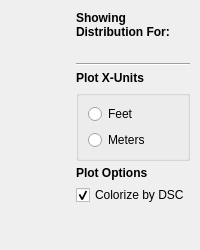
          <widget class="QWidget" name="tab_4">
           <attribute name="title">
            <string>Spatial Distribution</string>
           </attribute>
           <layout class="QHBoxLayout" name="horizontalLayout_7">
            <property name="leftMargin">
             <number>10</number>
            </property>
            <property name="rightMargin">
             <number>10</number>
            </property>
            <property name="bottomMargin">
             <number>5</number>
            </property>
            <item>
             <layout class="QVBoxLayout" name="verticalLayout_8">
              <item>
               <widget class="MplWidget" name="mplWidgetCardSpatial1" native="true">
                <property name="sizePolicy">
                 <sizepolicy hsizetype="Expanding" vsizetype="Preferred">
                  <horstretch>0</horstretch>
                  <verstretch>0</verstretch>
                 </sizepolicy>
                </property>
               </widget>
              </item>
              <item>
               <widget class="MplWidget" name="mplWidgetCardSpatial2" native="true">
                <property name="sizePolicy">
                 <sizepolicy hsizetype="Expanding" vsizetype="Preferred">
                  <horstretch>0</horstretch>
                  <verstretch>0</verstretch>
                 </sizepolicy>
                </property>
               </widget>
              </item>
             </layout>
            </item>
            <item>
             <layout class="QVBoxLayout" name="verticalLayout_7" stretch="0,0,0,0,0,0,0,0">
              <property name="spacing">
               <number>5</number>
              </property>
              <item>
               <widget class="QLabel" name="label_5">
                <property name="maximumSize">
                 <size>
                  <width>16777215</width>
                  <height>16777215</height>
                 </size>
                </property>
                <property name="font">
                 <font>
                  <weight>75</weight>
                  <bold>true</bold>
                 </font>
                </property>
                <property name="text">
                 <string>Showing Distribution For: </string>
                </property>
                <property name="wordWrap">
                 <bool>true</bool>
                </property>
               </widget>
              </item>
              <item>
               <widget class="QLabel" name="labelCardSpatialPass">
                <property name="text">
                 <string/>
                </property>
               </widget>
              </item>
              <item>
               <widget class="Line" name="line">
                <property name="orientation">
                 <enum>Qt::Horizontal</enum>
                </property>
               </widget>
              </item>
              <item>
               <widget class="QLabel" name="label_3">
                <property name="font">
                 <font>
                  <weight>75</weight>
                  <bold>true</bold>
                 </font>
                </property>
                <property name="text">
                 <string>Plot X-Units</string>
                </property>
               </widget>
              </item>
              <item>
               <widget class="QGroupBox" name="groupBox_2">
                <property name="flat">
                 <bool>false</bool>
                </property>
                <layout class="QVBoxLayout" name="verticalLayout_9">
                 <property name="topMargin">
                  <number>8</number>
                 </property>
                 <property name="bottomMargin">
                  <number>8</number>
                 </property>
                 <item>
                  <widget class="QRadioButton" name="radioButtonSpatialFt">
                   <property name="text">
                    <string>Feet</string>
                   </property>
                  </widget>
                 </item>
                 <item>
                  <widget class="QRadioButton" name="radioButtonSpatialM">
                   <property name="text">
                    <string>Meters</string>
                   </property>
                  </widget>
                 </item>
                </layout>
               </widget>
              </item>
              <item>
               <widget class="QLabel" name="label_32">
                <property name="maximumSize">
                 <size>
                  <width>16777215</width>
                  <height>16777215</height>
                 </size>
                </property>
                <property name="font">
                 <font>
                  <weight>75</weight>
                  <bold>true</bold>
                 </font>
                </property>
                <property name="text">
                 <string>Plot Options</string>
                </property>
               </widget>
              </item>
              <item>
               <widget class="QCheckBox" name="checkBoxColorByDSC">
                <property name="sizePolicy">
                 <sizepolicy hsizetype="Fixed" vsizetype="Fixed">
                  <horstretch>0</horstretch>
                  <verstretch>0</verstretch>
                 </sizepolicy>
                </property>
                <property name="maximumSize">
                 <size>
                  <width>16777215</width>
                  <height>16777215</height>
                 </size>
                </property>
                <property name="text">
                 <string>Colorize by DSC</string>
                </property>
                <property name="checked">
                 <bool>true</bool>
                </property>
               </widget>
              </item>
              <item>
               <spacer name="verticalSpacer">
                <property name="orientation">
                 <enum>Qt::Vertical</enum>
                </property>
                <property name="sizeHint" stdset="0">
                 <size>
                  <width>20</width>
                  <height>40</height>
                 </size>
                </property>
               </spacer>
              </item>
             </layout>
            </item>
           </layout>
          </widget>
